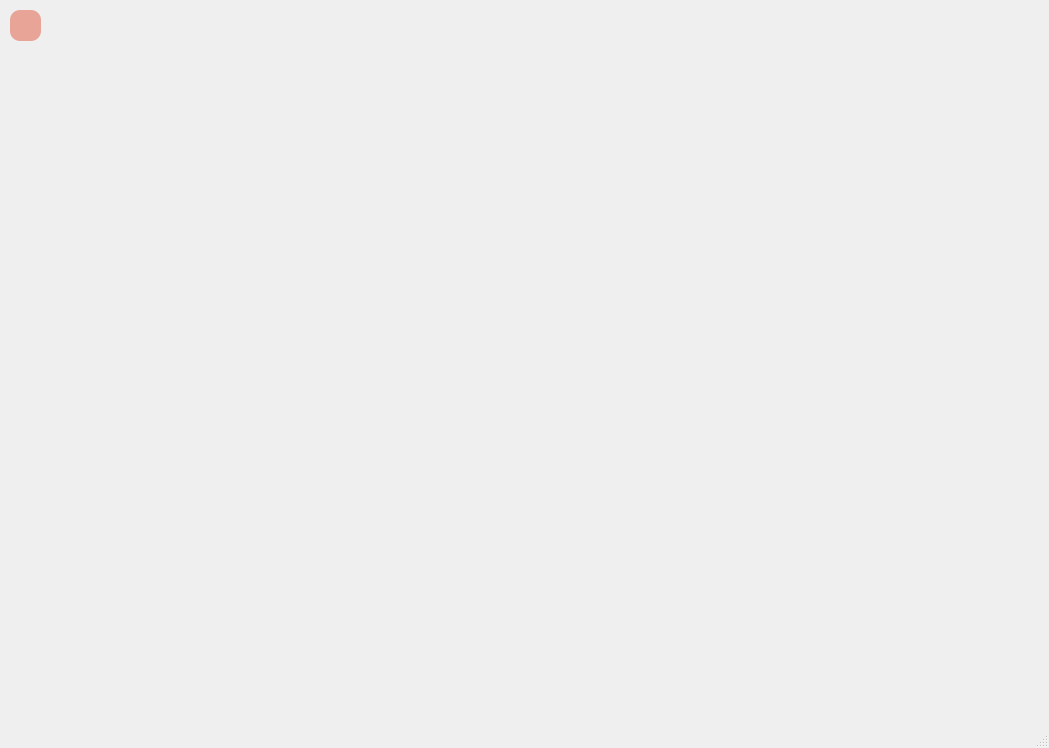
<?xml version="1.0" encoding="UTF-8"?>
<ui version="4.0">
 <class>MainWindow</class>
 <widget class="QMainWindow" name="MainWindow">
  <property name="geometry">
   <rect>
    <x>0</x>
    <y>0</y>
    <width>1049</width>
    <height>748</height>
   </rect>
  </property>
  <property name="windowTitle">
   <string>MainWindow</string>
  </property>
  <property name="styleSheet">
   <string notr="true"/>
  </property>
  <widget class="QWidget" name="centralwidget">
   <widget class="QPushButton" name="btn_active">
    <property name="geometry">
     <rect>
      <x>10</x>
      <y>10</y>
      <width>31</width>
      <height>31</height>
     </rect>
    </property>
    <property name="styleSheet">
     <string notr="true">QPushButton {
    background-color: #e8a497;
    border-radius: 10px;
    border-color: beige;
    font: bold 14px;
    padding: 6px;
}

QPushButton:checked {
    background-color: #a2e8b5;
}</string>
    </property>
    <property name="text">
     <string/>
    </property>
    <property name="icon">
     <iconset>
      <normaloff>../icons/icons8-unsichtbar-90.png</normaloff>
      <normalon>../icons/icons8-unsichtbar-100.png</normalon>../icons/icons8-unsichtbar-90.png</iconset>
    </property>
    <property name="iconSize">
     <size>
      <width>20</width>
      <height>20</height>
     </size>
    </property>
    <property name="checkable">
     <bool>true</bool>
    </property>
   </widget>
  </widget>
  <widget class="QMenuBar" name="menubar">
   <property name="geometry">
    <rect>
     <x>0</x>
     <y>0</y>
     <width>1049</width>
     <height>21</height>
    </rect>
   </property>
  </widget>
  <widget class="QStatusBar" name="statusbar"/>
 </widget>
 <resources/>
 <connections/>
</ui>
